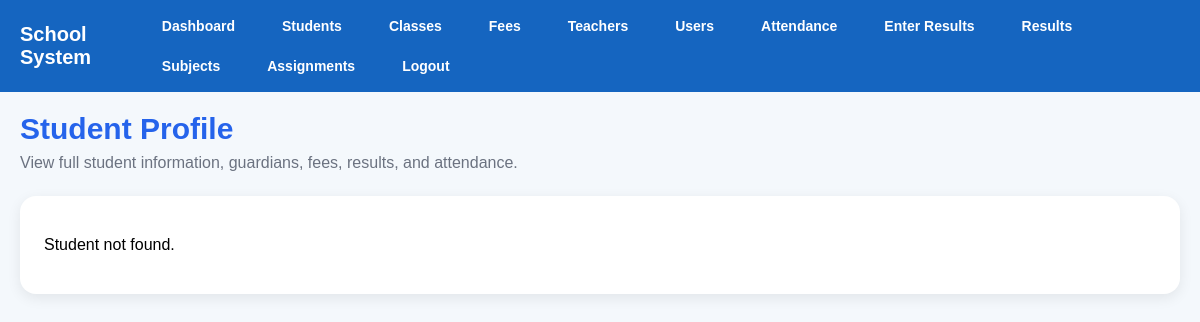
The page /student_profile/1 (signed in) on the database as committed earlier.
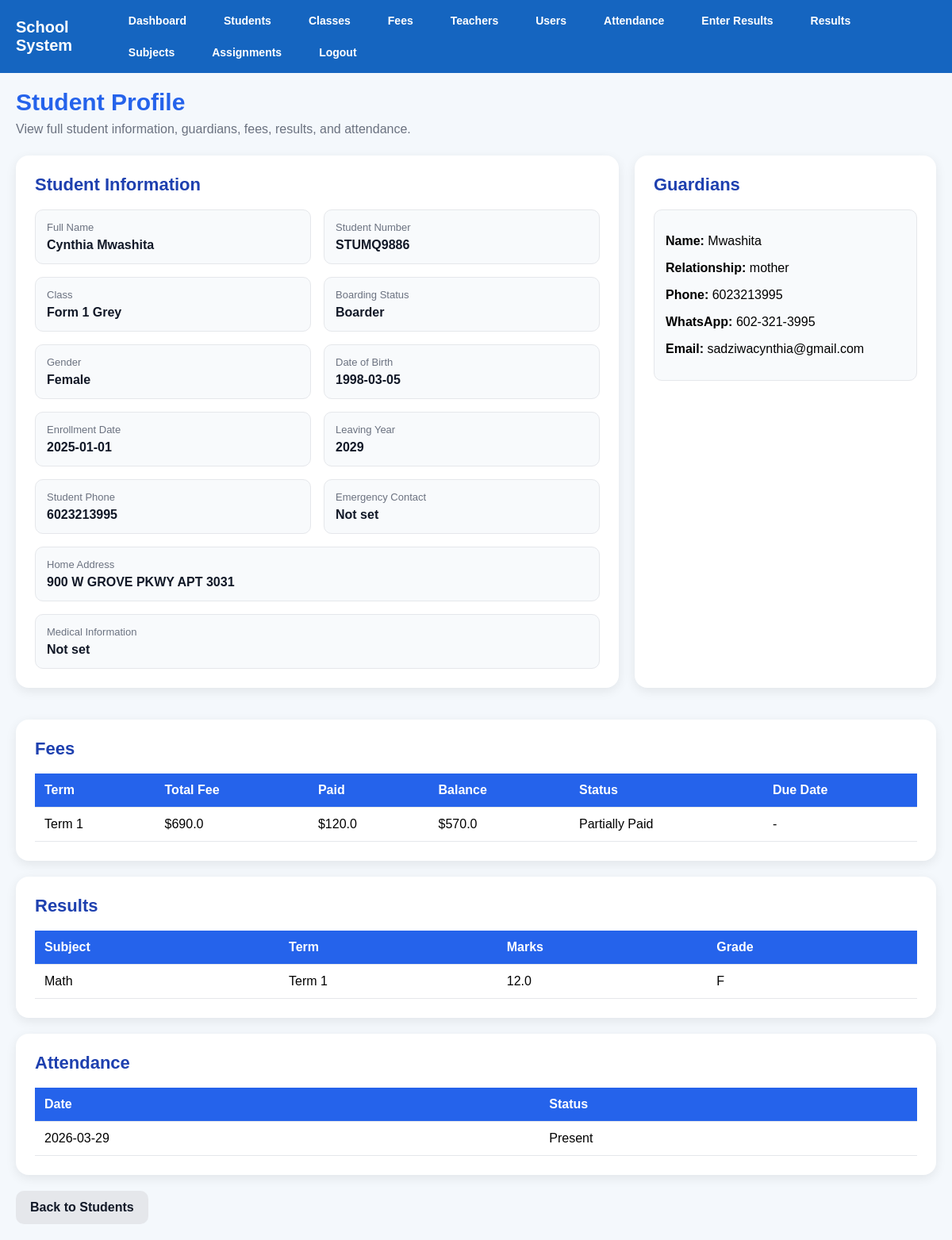
The same page on the database as committed later.
### tables this page shows
CREATE TABLE students (
            id INTEGER PRIMARY KEY AUTOINCREMENT,
            first_name TEXT NOT NULL,
            last_name TEXT NOT NULL,
            gender TEXT,
            dob TEXT,
            class_name TEXT
        , boarding_status TEXT, guardian2_name TEXT, guardian2_phone TEXT, student_number TEXT, birthday TEXT, enrollment_date TEXT, leaving_year TEXT, home_address TEXT, mailing_address TEXT, student_phone TEXT, medical_info TEXT, emergency_contact TEXT, guardian1_relationship TEXT, guardian1_whatsapp TEXT, guardian1_email TEXT, guardian2_relationship TEXT, guardian2_whatsapp TEXT, guardian2_email TEXT, guardian1_name TEXT, guardian1_phone TEXT);

CREATE TABLE guardians (
            id INTEGER PRIMARY KEY AUTOINCREMENT,
            student_id INTEGER NOT NULL,
            parent_user_id INTEGER,
            full_name TEXT,
            relationship TEXT,
            phone TEXT,
            whatsapp TEXT,
            email TEXT,
            FOREIGN KEY(student_id) REFERENCES students(id),
            FOREIGN KEY(parent_user_id) REFERENCES users(id)
        );

CREATE TABLE fees (
            id INTEGER PRIMARY KEY AUTOINCREMENT,
            student_id INTEGER NOT NULL,
            amount REAL DEFAULT 0,
            paid_amount REAL DEFAULT 0,
            balance REAL DEFAULT 0,
            status TEXT,
            due_date TEXT, term_name TEXT,
            FOREIGN KEY(student_id) REFERENCES students(id)
        );

CREATE TABLE results (
            id INTEGER PRIMARY KEY AUTOINCREMENT,
            student_id INTEGER,
            subject_id INTEGER,
            class_id INTEGER,
            marks REAL,
            term TEXT, class_name TEXT, subject TEXT, grade TEXT,
            FOREIGN KEY (student_id) REFERENCES students(id),
            FOREIGN KEY (subject_id) REFERENCES subjects(id),
            FOREIGN KEY (class_id) REFERENCES classes(id)
        );

CREATE TABLE attendance (
            id INTEGER PRIMARY KEY AUTOINCREMENT,
            student_id INTEGER,
            class_name TEXT,
            date TEXT,
            status TEXT
        );

### app.py (the view)
@app.route("/student_profile/<int:id>")
@login_required
@roles_required("admin", "director")
def student_profile(id):
    conn = get_db()
    cursor = conn.cursor()
    student = cursor.execute(
        "SELECT * FROM students WHERE id = ?",
        (id,)
    ).fetchone()
    guardians = cursor.execute(
        "SELECT * FROM guardians WHERE student_id = ?",
        (id,)
    ).fetchall()
    fees = cursor.execute(
        "SELECT * FROM fees WHERE student_id = ? ORDER BY term_name",
        (id,)
    ).fetchall()
    try:
        results = cursor.execute(
            "SELECT * FROM results WHERE student_id = ? ORDER BY term, subject",
            (id,)
        ).fetchall()
    except Exception:
        results = []
    try:
        attendance_records = cursor.execute(
            "SELECT * FROM attendance WHERE student_id = ? ORDER BY date DESC",
            (id,)
        ).fetchall()
    except Exception:
        attendance_records = []
    conn.close()
    return render_template(
        "student_profile.html",
        student=student,
        guardians=guardians,
        fees=fees,
        results=results,
        attendance_records=attendance_records
    )

### app.py (called while the page is built)
def get_db():
    database_url = os.environ.get("DATABASE_URL")
    if database_url:
        conn = psycopg2.connect(database_url, cursor_factory=RealDictCursor)
    else:
        conn = sqlite3.connect("school.db")
        conn.row_factory = sqlite3.Row
    return conn

def login_required(f):
    @wraps(f)
    def wrapper(*args, **kwargs):
        if "user_id" not in session:
            flash("Please log in first.", "warning")
            return redirect(url_for("login"))
        return f(*args, **kwargs)
    return wrapper

def roles_required(*allowed_roles):
    def decorator(f):
        @wraps(f)
        def wrapper(*args, **kwargs):
            if "user_id" not in session:
                flash("Please log in first.", "warning")
                return redirect(url_for("login"))
            if session.get("role") not in allowed_roles:
                flash("You are not allowed to access that page.", "danger")
                return redirect(url_for("dashboard"))
            return f(*args, **kwargs)
        return wrapper
    return decorator

### templates/student_profile.html (shortened to what the changed rows need)
{% extends "base.html" %}
{% block content %}
<div class="page-header">
    <h1>Student Profile</h1>
</div>
{% if student %}
<div class="profile-grid">
    <div class="card">
        <h2>Student Information</h2>
        <div class="info-grid">
            <div class="info-item">
                <span class="label">Full Name</span>
                <span class="value">{{ student.first_name }} {{ student.last_name }}</span>
            </div>
            <div class="info-item">
                <span class="label">Student Number</span>
                <span class="value">{{ student.student_number }}</span>
            </div>
            <div class="info-item">
                <span class="label">Class</span>
                <span class="value">{{ student.class_name or "Not set" }}</span>
            </div>
            <div class="info-item">
                <span class="label">Boarding Status</span>
                <span class="value">{{ student.boarding_status or "Not set" }}</span>
            </div>
            <div class="info-item">
                <span class="label">Gender</span>
                <span class="value">{{ student.gender or "Not set" }}</span>
            </div>
            <div class="info-item">
                <span class="label">Date of Birth</span>
                <span class="value">{{ student.birthday or "Not set" }}</span>
            </div>
            <div class="info-item">
                <span class="label">Enrollment Date</span>
                <span class="value">{{ student.enrollment_date or "Not set" }}</span>
            </div>
            <div class="info-item">
                <span class="label">Leaving Year</span>
                <span class="value">{{ student.leaving_year or "Not set" }}</span>
            </div>
            <div class="info-item">
                <span class="label">Student Phone</span>
                <span class="value">{{ student.student_phone or "Not set" }}</span>
            </div>
            <div class="info-item">
                <span class="label">Emergency Contact</span>
                <span class="value">{{ student.emergency_contact or "Not set" }}</span>
            </div>
            <div class="info-item full-width">
                <span class="label">Home Address</span>
                <span class="value">{{ student.home_address or "Not set" }}</span>
            </div>
            <div class="info-item full-width">
                <span class="label">Medical Information</span>
                <span class="value">{{ student.medical_info or "Not set" }}</span>
            </div>
        </div>
    </div>
    <div class="card">
        <h2>Guardians</h2>
        {% if guardians %}
            <div class="guardian-list">
                {% for guardian in guardians %}
                <div class="guardian-card">
                    <p><strong>Name:</strong> {{ guardian.full_name or "Not set" }}</p>
                    <p><strong>Relationship:</strong> {{ guardian.relationship or "Not set" }}</p>
                    <p><strong>Phone:</strong> {{ guardian.phone or "Not set" }}</p>
                    <p><strong>WhatsApp:</strong> {{ guardian.whatsapp or "Not set" }}</p>
                    <p><strong>Email:</strong> {{ guardian.email or "Not set" }}</p>
                </div>
                {% endfor %}
            </div>
        {% else %}
            <p>No guardian records found.</p>
        {% endif %}
    </div>
</div>
<div class="card">
    <h2>Fees</h2>
    {% if fees %}
    <div class="table-wrapper">
        <table>
            <thead>
                <tr>
                    <th>Term</th>
                    <th>Total Fee</th>
                    <th>Paid</th>
                    <th>Balance</th>
                    <th>Status</th>
                    <th>Due Date</th>
                </tr>
            </thead>
            <tbody>
                {% for fee in fees %}
                <tr>
                    <td>{{ fee.term_name or "Not set" }}</td>
                    <td>${{ fee.amount }}</td>
                    <td>${{ fee.paid_amount }}</td>
                    <td>${{ fee.balance }}</td>
                    <td>{{ fee.status }}</td>
                    <td>{{ fee.due_date or "-" }}</td>
                </tr>
                {% endfor %}
            </tbody>
        </table>
    </div>
    {% else %}
        <p>No fee records found.</p>
    {% endif %}
</div>
<div class="card">
    <h2>Results</h2>
    {% if results %}
    <div class="table-wrapper">
        <table>
            <thead>
                <tr>
                    <th>Subject</th>
                    <th>Term</th>
                    <th>Marks</th>
                    <th>Grade</th>
                </tr>
            </thead>
            <tbody>
                {% for result in results %}
                <tr>
                    <td>{{ result.subject }}</td>
                    <td>{{ result.term }}</td>
                    <td>{{ result.marks }}</td>
                    <td>{{ result.grade }}</td>
                </tr>
                {% endfor %}
            </tbody>
        </table>
    </div>
    {% else %}
        <p>No results found.</p>
    {% endif %}
</div>
<div class="card">
    <h2>Attendance</h2>
    {% if attendance_records %}
    <div class="table-wrapper">
        <table>
            <thead>
                <tr>
                    <th>Date</th>
                    <th>Status</th>
                </tr>
            </thead>
            <tbody>
                {% for record in attendance_records %}
                <tr>
                    <td>{{ record.date }}</td>
                    <td>{{ record.status }}</td>
                </tr>
                {% endfor %}
            </tbody>
        </table>
    </div>
    {% else %}
        <p>No attendance records found.</p>
    {% endif %}
</div>
<div class="form-actions">
    <a href="{{ url_for('students') }}" class="btn-secondary">Back to Students</a>
</div>
{% else %}
<div class="card">
    <p>Student not found.</p>
</div>
{% endif %}
{% endblock %}

Rows that differ between the two databases and show on the page:
added students: first_name "Cynthia", last_name "Mwashita", student_number "STUMQ9886", class_name "Form 1 Grey", boarding_status "Boarder", gender "Female", birthday "1998-03-05", enrollment_date "2025-01-01", leaving_year "2029", student_phone "6023213995", emergency_contact "Not set", home_address "900 W GROVE PKWY APT 3031", medical_info "Not set"
added guardians: full_name "Mwashita", relationship "mother", phone "6023213995", whatsapp "602-321-3995", email "sadziwacynthia@gmail.com"
added fees: term_name "Term 1", amount "690.0", paid_amount "120.0", balance "570.0", status "Partially Paid", due_date "-"
added results: subject "Math", term "Term 1", marks "12.0", grade "F"
added attendance: date "2026-03-29", status "Present"
Other text that changed with them:
text no longer shown: "Student not found."
text now shown: "Student Information Full Name Student Number Class Boarding Status Gender Date of Birth Enrollment Date Leaving Year Student Phone Emergency Contact Home Address Medical Information Guardians Fees Term Total Fee Paid Balance Status Due Date Results Subject Term Marks Grade Attendance Date Status Back to Students"
